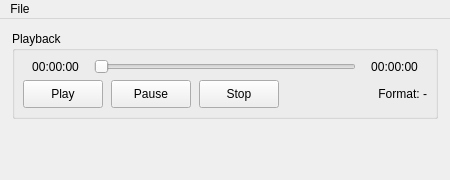
<?xml version="1.0" encoding="UTF-8"?>
<ui version="4.0">
 <class>MainWindow</class>
 <widget class="QMainWindow" name="MainWindow">
  <property name="geometry">
   <rect>
    <x>0</x>
    <y>0</y>
    <width>450</width>
    <height>180</height>
   </rect>
  </property>
  <property name="minimumSize">
   <size>
    <width>350</width>
    <height>150</height>
   </size>
  </property>
  <property name="windowTitle">
   <string>Audio Editor</string>
  </property>
  <widget class="QWidget" name="centralwidget">
   <layout class="QVBoxLayout" name="verticalLayout">
    <property name="spacing">
     <number>8</number>
    </property>
    <property name="leftMargin">
     <number>12</number>
    </property>
    <property name="topMargin">
     <number>12</number>
    </property>
    <property name="rightMargin">
     <number>12</number>
    </property>
    <property name="bottomMargin">
     <number>12</number>
    </property>
    <item>
     <widget class="QGroupBox" name="playbackGroup">
      <property name="title">
       <string>Playback</string>
      </property>
      <layout class="QVBoxLayout" name="verticalLayout_2">
       <property name="spacing">
        <number>6</number>
       </property>
       <property name="leftMargin">
        <number>8</number>
       </property>
       <property name="topMargin">
        <number>8</number>
       </property>
       <property name="rightMargin">
        <number>8</number>
       </property>
       <property name="bottomMargin">
        <number>8</number>
       </property>
       <item>
        <layout class="QHBoxLayout" name="timeLayout">
         <item>
          <widget class="QLabel" name="currentTimeLabel">
           <property name="minimumSize">
            <size>
             <width>65</width>
             <height>0</height>
            </size>
           </property>
           <property name="text">
            <string>00:00:00</string>
           </property>
           <property name="alignment">
            <set>Qt::AlignCenter</set>
           </property>
          </widget>
         </item>
         <item>
          <widget class="QSlider" name="timeSlider">
           <property name="orientation">
            <enum>Qt::Horizontal</enum>
           </property>
           <property name="tickPosition">
            <enum>QSlider::NoTicks</enum>
           </property>
          </widget>
         </item>
         <item>
          <widget class="QLabel" name="totalTimeLabel">
           <property name="minimumSize">
            <size>
             <width>65</width>
             <height>0</height>
            </size>
           </property>
           <property name="text">
            <string>00:00:00</string>
           </property>
           <property name="alignment">
            <set>Qt::AlignCenter</set>
           </property>
          </widget>
         </item>
        </layout>
       </item>
       <item>
        <layout class="QHBoxLayout" name="controlsLayout">
         <property name="spacing">
          <number>8</number>
         </property>
         <item>
          <widget class="QPushButton" name="playButton">
           <property name="minimumSize">
            <size>
             <width>70</width>
             <height>28</height>
            </size>
           </property>
           <property name="text">
            <string>Play</string>
           </property>
          </widget>
         </item>
         <item>
          <widget class="QPushButton" name="pauseButton">
           <property name="minimumSize">
            <size>
             <width>70</width>
             <height>28</height>
            </size>
           </property>
           <property name="text">
            <string>Pause</string>
           </property>
          </widget>
         </item>
         <item>
          <widget class="QPushButton" name="stopButton">
           <property name="minimumSize">
            <size>
             <width>70</width>
             <height>28</height>
            </size>
           </property>
           <property name="text">
            <string>Stop</string>
           </property>
          </widget>
         </item>
         <item>
          <spacer name="controlsSpacer">
           <property name="orientation">
            <enum>Qt::Horizontal</enum>
           </property>
           <property name="sizeHint" stdset="0">
            <size>
             <width>40</width>
             <height>20</height>
            </size>
           </property>
          </spacer>
         </item>
         <item>
          <widget class="QLabel" name="formatLabel">
           <property name="text">
            <string>Format: -</string>
           </property>
           <property name="alignment">
            <set>Qt::AlignRight|Qt::AlignTrailing|Qt::AlignVCenter</set>
           </property>
          </widget>
         </item>
        </layout>
       </item>
      </layout>
     </widget>
    </item>
    <item>
     <spacer name="verticalSpacer">
      <property name="orientation">
       <enum>Qt::Vertical</enum>
      </property>
      <property name="sizeHint" stdset="0">
       <size>
        <width>20</width>
        <height>0</height>
       </size>
      </property>
     </spacer>
    </item>
   </layout>
  </widget>
  <widget class="QMenuBar" name="menubar">
   <property name="geometry">
    <rect>
     <x>0</x>
     <y>0</y>
     <width>450</width>
     <height>21</height>
    </rect>
   </property>
   <widget class="QMenu" name="menuFile">
    <property name="title">
     <string>File</string>
    </property>
    <addaction name="actionNew"/>
    <addaction name="actionOpen"/>
    <addaction name="actionSave"/>
    <addaction name="actionSave_As"/>
    <addaction name="separator"/>
    <addaction name="actionRevert"/>
    <addaction name="separator"/>
    <addaction name="actionExit"/>
   </widget>
   <addaction name="menuFile"/>
  </widget>
  <action name="actionNew">
   <property name="text">
    <string>New</string>
   </property>
  </action>
  <action name="actionOpen">
   <property name="text">
    <string>Open</string>
   </property>
  </action>
  <action name="actionSave">
   <property name="text">
    <string>Save</string>
   </property>
  </action>
  <action name="actionSave_As">
   <property name="text">
    <string>Save As</string>
   </property>
  </action>
  <action name="actionRevert">
   <property name="text">
    <string>Revert</string>
   </property>
  </action>
  <action name="actionExit">
   <property name="text">
    <string>Exit</string>
   </property>
  </action>
 </widget>
 <resources/>
 <connections/>
</ui>
